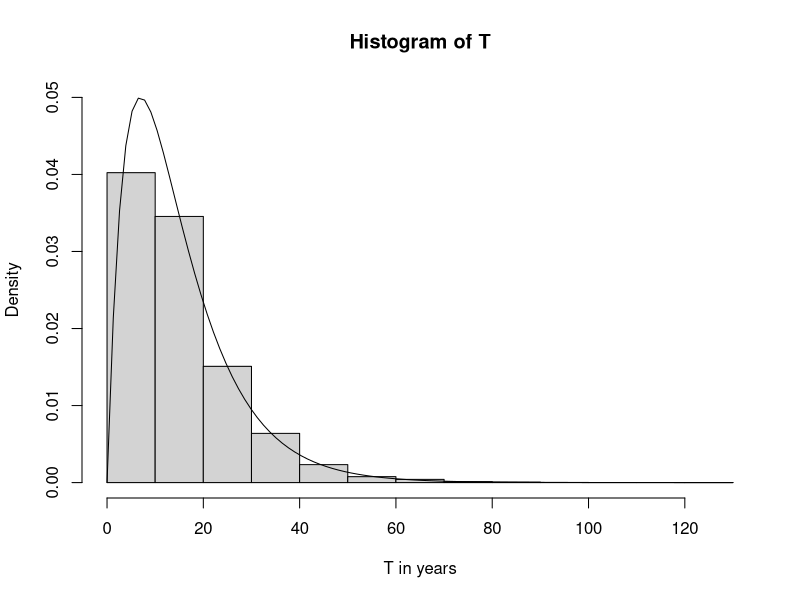

Generate this figure with R:
# MonteCarloEstimateFunction.R
#
# Description:
#	Computes E(T) and P(T>15) for a given function using the Monte Carlo approach.


# Set the number of replications
n <- 10000

#   Draw xA and xB lifetime values and simulate the satellite's lifetime (the time for both xA and xB to fail)
t <- pmax((xA=rexp(n, 0.1)), (xB=rexp(n, 0.1)))

#   Create the histogram for satellite lifetime
hist(t, main="Histogram of T", xlab="T in years", prob=TRUE, ylim=c(0,0.05))

#   Add the probability density function to the histogram plot
f <- function(t) 0.2 * exp(-0.1*t) - 0.2 * exp(-0.2*t)
curve(f, add=TRUE)

#   Estimate E(T)
eT <- mean(t)

#   Estimate P(T > 15)
p <- sum(t > 15) / n